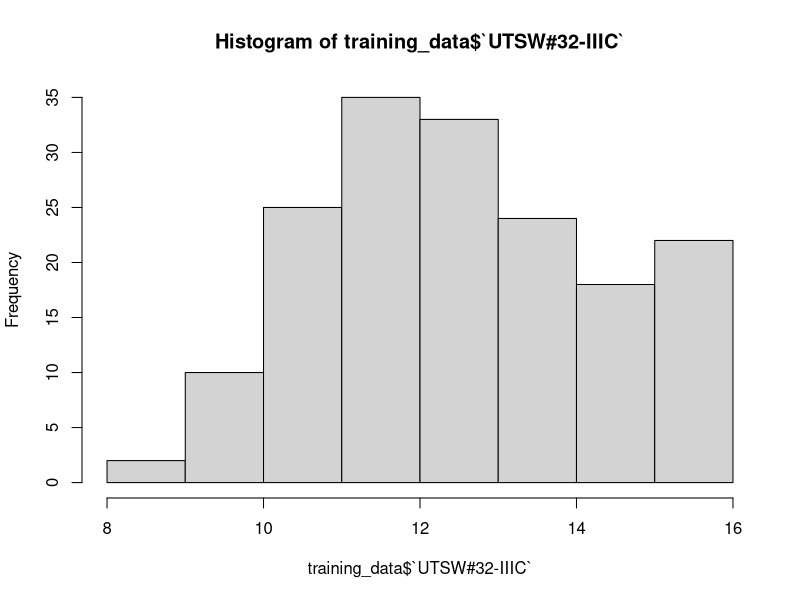
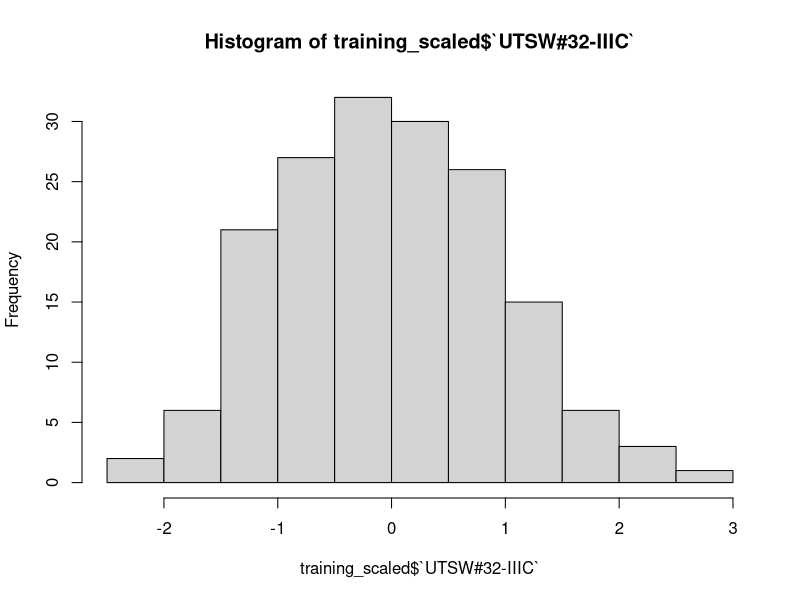
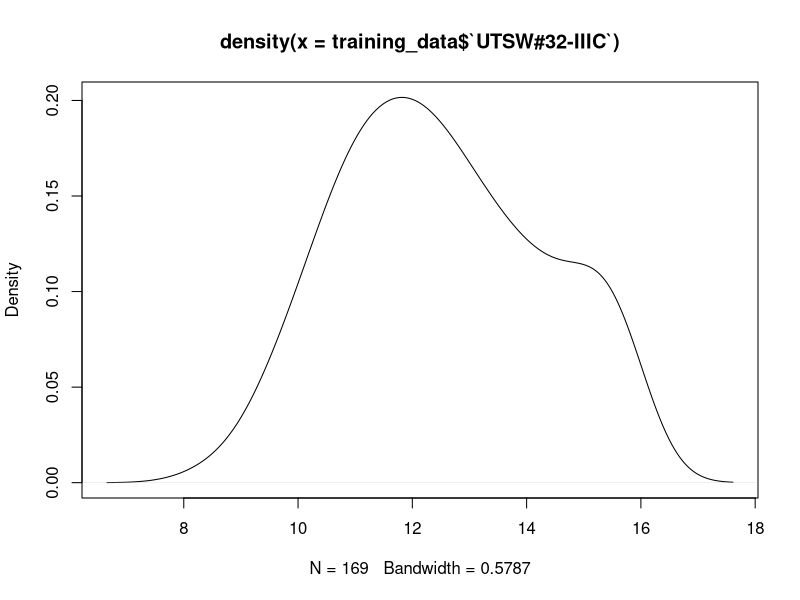
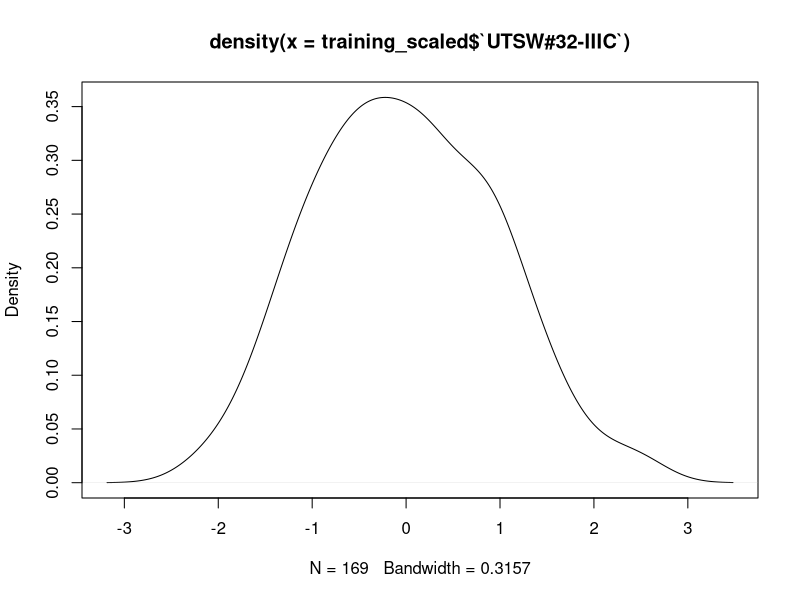

Generate these figures, in order, with R:
library(readxl)
library(writexl)

# Load dataset
training_data <- read_excel("normalized_training_dataset.xlsx")
testing_data <- read_excel("normalized_testing_dataset.xlsx")

gene_symbol_train <- training_data[[1]]
gene_symbol_test <- testing_data[[1]]

# Store original column names (excluding the first column)
training_colnames <- colnames(training_data)[-1]

#need both testing & training on scaling testing, how?
# Apply z-standardization (excluding the first column)

library(matrixStats)
Z_standardization<-function(x){
  means<-rowMeans(x)
  sds<-rowSds(as.matrix(x))
  z<-(x-means) / sds
  return(list(means_train=means,sds_train=sds,train_scaled=z))
}
training_scaled <- Z_standardization(training_data[-1])

#subtract mean/sd of train set

testing_scaled<-as.matrix((testing_data[-1] - training_scaled[["means_train"]]) 
                                     / training_scaled[["sds_train"]])

#convert both datasets back to data frame
training_scaled <- as.data.frame(training_scaled)
testing_scaled <- as.data.frame(testing_scaled)

#remove the mean and sd columns from the training dataset
training_scaled <- training_scaled[, -c(1:2)]

#return the names of the columns to the original
colnames(training_scaled) <- training_colnames

#add back gene symbol
training_scaled$Gene_symbol <- gene_symbol_train
testing_scaled$Gene_symbol <- gene_symbol_test

# Reorder columns to have gene names as the first column
training_scaled <- training_scaled[, c("Gene_symbol", setdiff(colnames(training_scaled), "Gene_symbol"))]
testing_scaled <- testing_scaled[, c("Gene_symbol", setdiff(colnames(testing_scaled), "Gene_symbol"))]

head(training_scaled)

summary(training_scaled)

#histogram
hist(training_data$`UTSW#32-IIIC`)
hist(training_scaled$`UTSW#32-IIIC`)
#density plot
plot(density(training_data$`UTSW#32-IIIC`))
plot(density(training_scaled$`UTSW#32-IIIC`))
#both show mean, distribution is unchanged


write_xlsx(training_scaled, "training_scaled_dataset.xlsx")
write_xlsx(testing_scaled, "testing_scaled_dataset.xlsx")


